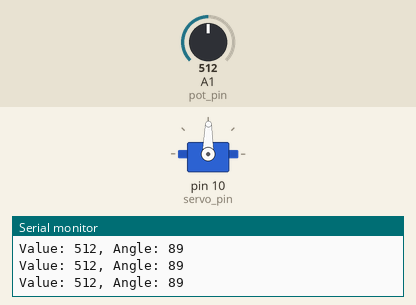
Bench run of a sketch on a simulated Arduino Uno, built with avr-gcc and run on an emulated ATmega328P. Parts: servo, the last lines printed to the serial monitor. The test bench sets the inputs (shaded band); at power-on: A1 (pot_pin) = 512.

Above: at 1.2 s.
1.3 s: A1 (pot_pin) set to 561
At 2.3 s:
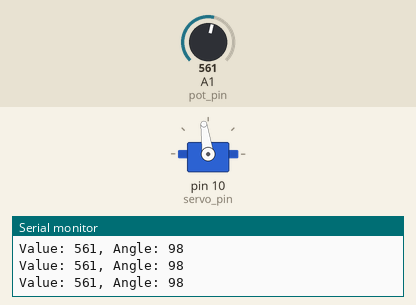
2.8 s: A1 (pot_pin) set to 579
At 3.9 s:
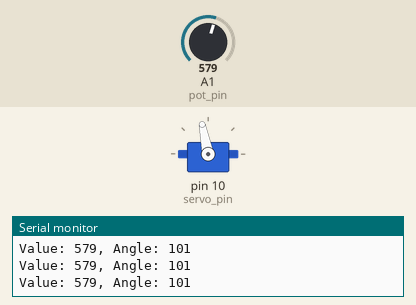
4.3 s: A1 (pot_pin) set to 306
At 5.2 s:
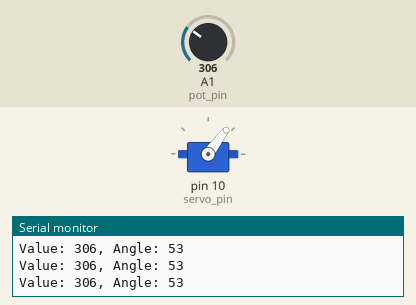
5.8 s: A1 (pot_pin) set to 108
At 7.0 s:
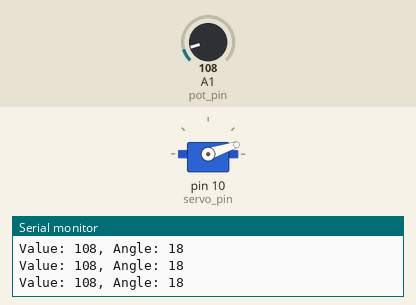
7.3 s: A1 (pot_pin) set to 88
At 8.6 s:
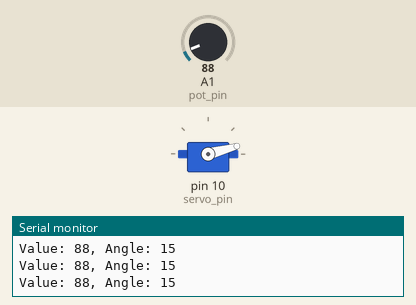
10.3 s: A1 (pot_pin) set to 122
At 10.6 s:
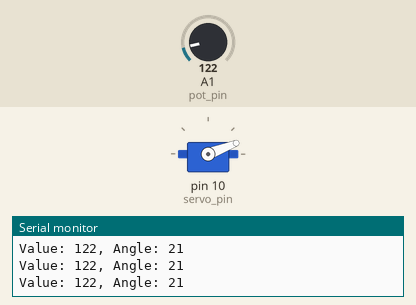
Timing chart, 0 to 12.8 s (numbered marks = the images above; inputs shaded):
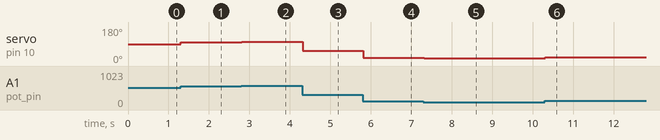

The sketch:

5_project.ino
```cpp
/*
 * Potentiometer is an input controlling the servo angle.
 */
#include <Servo.h>

Servo myServo;
const int pot_pin = A1;
const int servo_pin = 10;
int pot_val;
int angle;


void setup() {
  Serial.begin(9600);
  myServo.attach(servo_pin);
}

void loop() {
  pot_val = analogRead(pot_pin);

  Serial.print("Value: ");
  Serial.print(pot_val);

  angle = map(pot_val, 0, 1023, 0, 179);

  Serial.print(", Angle: ");
  Serial.print(angle);
  Serial.print("\n");

  myServo.write(angle);
  delay(20);
}
```

Measured:
- after the input at 1.3 s, servo on pin 10 (servo_pin): 89° → 98° at once
- after the input at 2.8 s, servo on pin 10 (servo_pin): 98° → 101° at once
- after the input at 4.3 s, servo on pin 10 (servo_pin): 101° → 53° at once
- after the input at 5.8 s, servo on pin 10 (servo_pin): 53° → 18° at once
- after the input at 7.3 s, servo on pin 10 (servo_pin): 18° → 15° at once
- after the input at 10.3 s, servo on pin 10 (servo_pin): 15° → 21° at once
